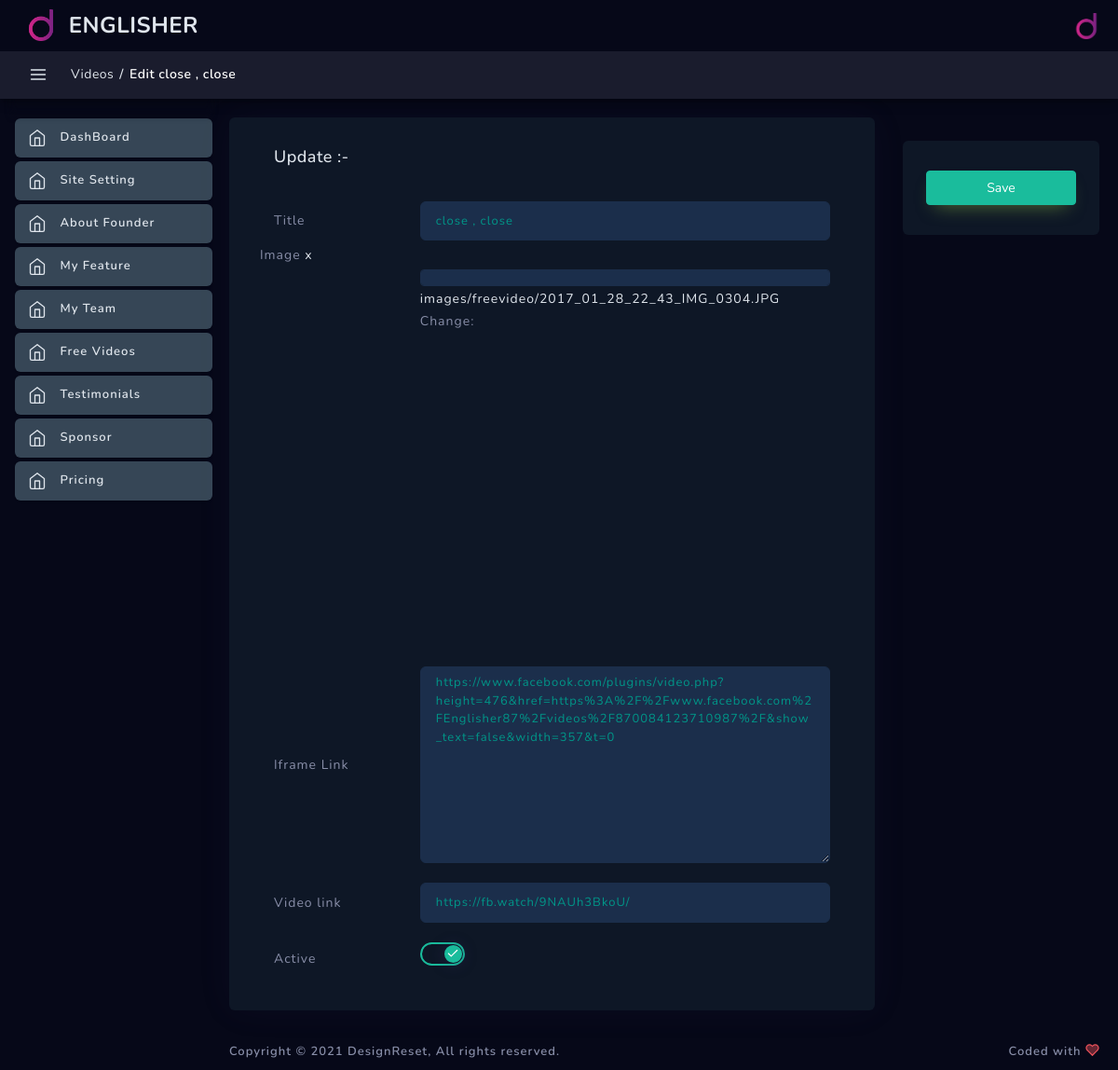
/dashboard/freevideo/edit/1/ (signed in), run on the app's committed database.
### englisher/models.py (models this page shows)
class FreeVideo(models.Model):
    title = models.CharField(max_length=250)
    image = models.ImageField(upload_to="images/freevideo/")
    iframe = models.TextField()
    video_link = models.URLField()
    active = models.BooleanField(default=False)
    created = models.DateTimeField(auto_now_add=True)
    updated = models.DateTimeField(auto_now=True)
    def __str__(self):
        return self.title

### englisher/dashbord/freevideo/views.py (the view)
class FreeVideoUpdateView(FreeVideoMixin,
                         GetSuccessUrlOverrideFreeVideoMixin,
                         UpdateView):
    template_name = "dashboard/dash_template/freevideo/form.html"
    permission_required = "englisher.change_freeVideo"

### templates/dashboard/dash_template/freevideo/form.html (shortened to what this page needs)
{% extends 'dashboard/base.html' %}
{% load static %}
{% load widget_tweaks %}
{% block pagelevelcss %}
<link href="{% static 'dashboard/assets/css/apps/invoice-add.css' %}" rel="stylesheet" type="text/css" />
<link rel="stylesheet" type="text/css" href="{% static 'dashboard/plugins/dropify/dropify.min.css' %}">
<link rel="stylesheet" type="text/css" href="{% static 'dashboard/assets/css/forms/theme-checkbox-radio.cs' %}s">
<link href="{% static 'dashboard/plugins/flatpickr/flatpickr.css' %}" rel="stylesheet" type="text/css">
<link href="{% static 'dashboard/plugins/flatpickr/custom-flatpickr.css' %}" rel="stylesheet" type="text/css">
<link href="{% static 'dashboard/assets/css/scrollspyNav.css' %}" rel="stylesheet" type="text/css" />
<link rel="stylesheet" href="{% static 'dashboard/plugins/editors/markdown/simplemde.min.css' %}">
<link href="{% static 'dashboard/plugins/file-upload/file-upload-with-preview.min.css' %}" rel="stylesheet" type="text/css" />
<link rel="stylesheet" type="text/css" href="{% static 'dashboard/assets/css/forms/switches.css' %}">
{% endblock pagelevelcss %}
{% block breadcrumb %}
<li class="breadcrumb-item"><a href="{% url 'pricing-list' %}">Videos</a></li>
<li class="breadcrumb-item active" aria-current="page"><span>{% if object %}Edit {{object}}{% else %}Create New Video{% endif %}</span></li>
{% endblock breadcrumb %}
{% block content %}
<div class="row invoice layout-top-spacing layout-spacing">
    <div class="col-xl-12 col-lg-12 col-md-12 col-sm-12 col-12">
        <div class="doc-container">
            <div class="row">
                <div class="col-xl-9">
                    <div class="invoice-content">
                        <div class="invoice-detail-body">
                            <div class="invoice-detail-header">
                                <div class="row justify-content-around">
                                    <div class="col-xl-12 invoice-address-company">
                                        <h4>{% if object %}Update {{edit}}:-{% else %}Create New Video:-{% endif %}</h4>
                                        <div class="invoice-address-company-fields">
                                            <form id="supmit-form" method="post" enctype="multipart/form-data">
                                                <div class="form-group row pt-3">
                                                    <label for="{{ form.title.id_for_label }}" class="col-sm-3 col-form-label col-form-label-sm">{{ form.title.label }}</label>
                                                    <div class="col-sm-9">
                                                        {{ form.title|add_class:'form-control form-control-sm' }}
                                                    </div>
                                                </div>
                                                <div class="custom-file-container row" data-upload-id="myFirstImage">
                                                    <label>{{ form.image.label }}
                                                        <a href="javascript:void(0)" class=" custom-file-container__image-clear" title="Clear Image">x</a>
                                                    </label>
                                                    <div class="col-sm-9 offset-sm-3">
                                                        <label class="custom-file-container__custom-file" >
                                                            {{ form.image|add_class:'custom-file-container__custom-file__custom-file-input' }}
                                                            <span class="custom-file-container__custom-file__custom-file-control"></span>
                                                        </label>
                                                        <div class="custom-file-container__image-preview"></div>
                                                    </div>
                                                </div>
                                                <div class="form-group row pt-3">
                                                    <label for="{{ form.iframe.id_for_label }}" class="col-sm-3 col-form-label col-form-label-sm">Iframe Link</label>
                                                    <div class="col-sm-9">
                                                        {{ form.iframe|add_class:'form-control form-control-sm' }}
                                                    </div>
                                                </div>
                                                <div class="form-group row pt-3">
                                                    <label for="{{ form.video_link.id_for_label }}" class="col-sm-3 col-form-label col-form-label-sm">{{ form.video_link.label }}</label>
                                                    <div class="col-sm-9">
                                                        {{ form.video_link|add_class:'form-control form-control-sm' }}
                                                    </div>
                                                </div>
                                                <div class="form-group row pt-3">
                                                    <label for="{{ form.active.id_for_label }}" class="col-sm-3 col-form-label col-form-label-sm">{{ form.active.label }}</label>
                                                    <div class="col-sm-9">
                                                        <label class="switch s-icons s-outline s-outline-success mr-2">
                                                            <span class="slider round"></span>
                                                        </label>
                                                    </div>
                                                </div>
                                            </form>
                                        </div>
                                    </div>
                                </div>
                            </div>
                        </div>
                    </div>
                </div>
                <div class="col-xl-3">
                    <div class="invoice-actions-btn">
                        <div class="invoice-action-btn">
                            <div class="row">
                                <div class="col-xl-12 col-md-4">
                                    <button class="btn btn-success btn-download w-100" form="supmit-form" type="submit">Save</button>
                                </div>
                            </div>
                        </div>
                    </div>
                </div>
            </div>
        </div>
    </div>
</div>
{% endblock content %}

### englisher/static/dashboard/assets/css/dashboard/dash_1.css (style rules this page uses)
.layout-spacing { padding-bottom: 25px; }

### englisher/static/dashboard/assets/css/apps/invoice-add.css (style rules this page uses)
.invoice-detail-body { padding: 0; padding-top: 32px; padding-bottom: 32px; background-color: #0e1726; box-shadow: 0 0 40px 0 rgba(94, 92, 154, 0.06); border-radius: 6px; }
.invoice-content .invoice-detail-header { padding: 0 48px; }
.invoice-content .invoice-address-company h4 { font-size: 18px; margin-bottom: 20px; }
.invoice-content .invoice-address-company .invoice-address-company-fields label { font-size: 14px; color: #888ea8; min-width: 75px; align-self: center; margin-bottom: 0; }
.invoice-content .invoice-address-company .invoice-address-company-fields .form-group { margin-bottom: 5px; }
.invoice-actions-btn { padding: 25px; padding-top: 32px; padding-bottom: 32px; margin-top: 25px; background-color: #0e1726; border-radius: 6px; }

### englisher/static/dashboard/assets/css/forms/switches.css (style rules this page uses)
.switch { position: relative; display: inline-block; width: 35px; height: 18px; }
.switch .slider { position: absolute; cursor: pointer; top: 0; left: 0; right: 0; bottom: 0; background-color: #888ea8; -webkit-transition: .4s; transition: .4s; }
.switch .slider:before { position: absolute; content: ""; background-color: white; -webkit-transition: .4s; -ms-transition: .4s; transition: .4s; height: 14px; width: 14px; left: 2px; bottom: 2px; box-shadow: 0 1px 15px 1px rgba(52, 40, 104, 0.34); }
.switch input:checked + .slider:before { -webkit-transform: translateX(17px); -ms-transform: translateX(17px); transform: translateX(17px); }
.switch .slider.round { border-radius: 34px; }
.switch .slider.round:before { border-radius: 50%; }
.switch input:checked + .slider:before { background-color: #fafafa; }
.switch.s-outline .slider { border: 2px solid #888ea8; background-color: transparent; width: 36px; height: 19px; }
.switch.s-outline .slider:before { height: 13px; width: 13px; }
.switch.s-outline[class*="s-outline-"] .slider:before { bottom: 1px; left: 1px; border: 2px solid #888ea8; background-color: #888ea8; color: #ebedf2; box-shadow: 0 1px 15px 1px rgba(52, 40, 104, 0.25); }
.switch.s-icons.s-outline-success { color: #1abc9c; }
.switch.s-outline-success input:checked + .slider { border: 2px solid #1abc9c; }
.switch.s-outline-success input:checked + .slider:before { border: 2px solid #1abc9c; background-color: #1abc9c; box-shadow: 0 1px 15px 1px rgba(52, 40, 104, 0.34); }
.switch.s-icons { width: 57px; height: 30px; }
.switch.s-icons .slider { width: 48px; height: 25px; }
.switch.s-icons .slider:before { vertical-align: sub; color: #3b3f5c; height: 19px; width: 19px; line-height: 1.3; }
.switch.s-icons input:checked + .slider:before { vertical-align: sub; color: #fff; line-height: 1.4; -webkit-transform: translateX(23px); -ms-transform: translateX(23px); transform: translateX(23px); }

### englisher/static/dashboard/assets/css/main.css (style rules this page uses)
html { min-height: 100%; }
body { color: #888ea8; height: 100%; font-size: 0.875rem; background: #f1f2f3; overflow-x: hidden; overflow-y: auto; letter-spacing: 0.0312rem; font-family: 'Nunito', sans-serif; }
h1, h2, h3, h4, h5, h6 { color: #3b3f5c; }
a { color: #e0e6ed; outline: none; }
textarea { outline: none; }
.form-group label, label { font-size: 15px; color: #e3e4eb; letter-spacing: 1px; }
.form-control { height: auto; border: 1px solid #1b2e4b; color: #009688; font-size: 15px; padding: 8px 10px; letter-spacing: 1px; height: calc(1.4em + 1.4rem + 2px); padding: .75rem 1.25rem; border-radius: 6px; background: #1b2e4b; }
.form-control.form-control-sm { padding: 7px 16px; font-size: 13px; }
.btn { padding: 0.4375rem 1.25rem; text-shadow: none; font-size: 14px; color: #3b3f5c; font-weight: normal; white-space: normal; word-wrap: break-word; transition: .2s ease-out; touch-action: manipulation; cursor: pointer; background-color: #f1f2f3; box-shadow: 0px 5px 20px 0 rgba(0, 0, 0, 0.1); will-change: opacity, transform; transition: all 0.3s ease-out; -webkit-transition: all 0.3s ease-out; }
.btn-success { color: #fff !important; background-color: #1abc9c; border-color: #1abc9c; box-shadow: 0 10px 20px -10px rgba(141, 191, 66, 0.59); }

### data on the page
FreeVideo: title "close , close", image "images/freevideo/2017_01_28_22_43_IMG_0304.JPG Change:", iframe "https://www.facebook.com/plugins/video.php?height=476&href=https%3A%2F%2Fwww.facebook.com%2FEnglisher87%2Fvideos%2F870084123710987%2F&show_text=false&width=357&t=0", video_link "https://fb.watch/9NAUh3BkoU/"
